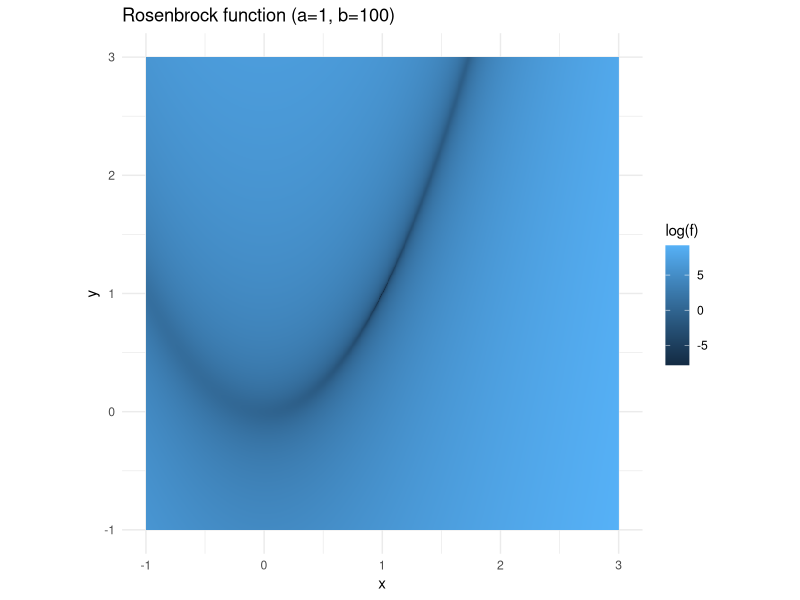

The R source for this figure:
## ---- chunk 1
options(
  width=80
)

local({
  hook_old <- knitr::knit_hooks$get("error")  # save the old hook
  knitr::knit_hooks$set(error = function(x, options) {
    x = sub("## \n## Detailed traceback:\n.*$", "", x)
    x = sub("Error in py_call_impl\\(.*?\\)\\: ", "", x)
    hook_old(x, options)
  })
})
## ---- chunk 2
library(tidyverse)
expand.grid(
    x = seq(-1,3, length.out = 1000),
    y = seq(-1,3, length.out = 1000)
) %>%
    mutate(
        f = (1-x)^2 + 100*(y-x^2)^2
    ) %>%
    ggplot(aes(x=x,y=y,fill=log(f))) +
        geom_raster() +
        theme_minimal() +
        labs(title = "Rosenbrock function (a=1, b=100)") +
        coord_fixed()
## ---- chunk 3
options(width=300)
